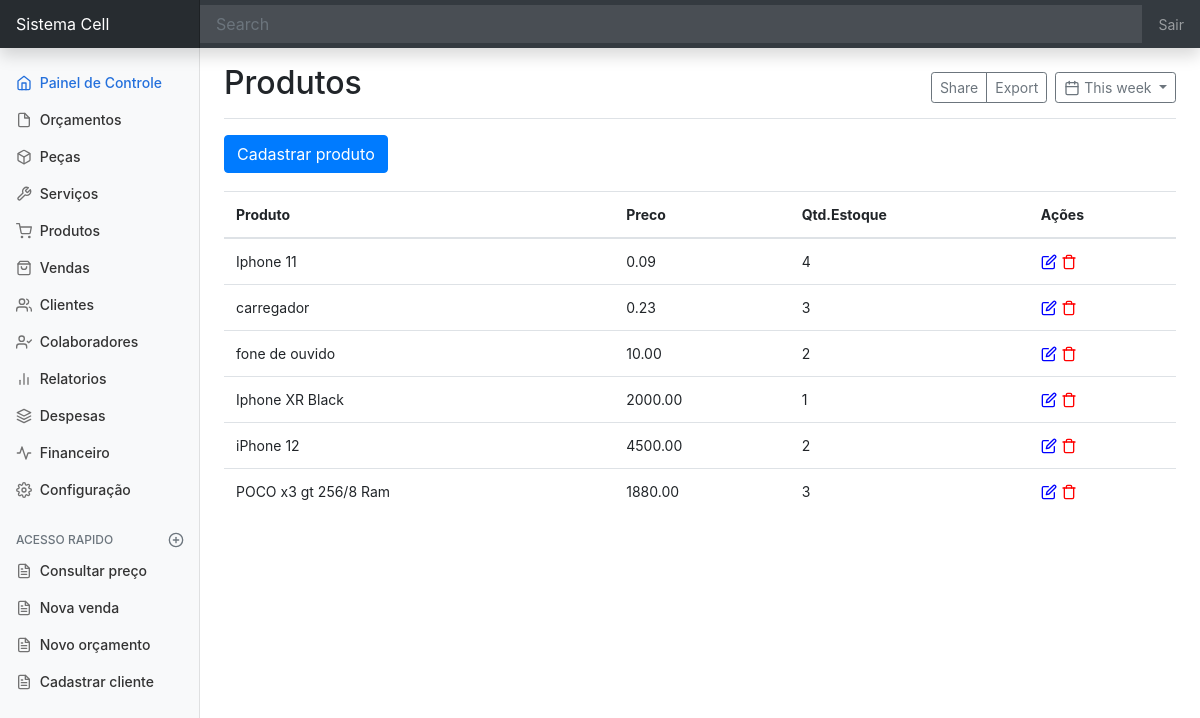
The app's page /produtos, older data.
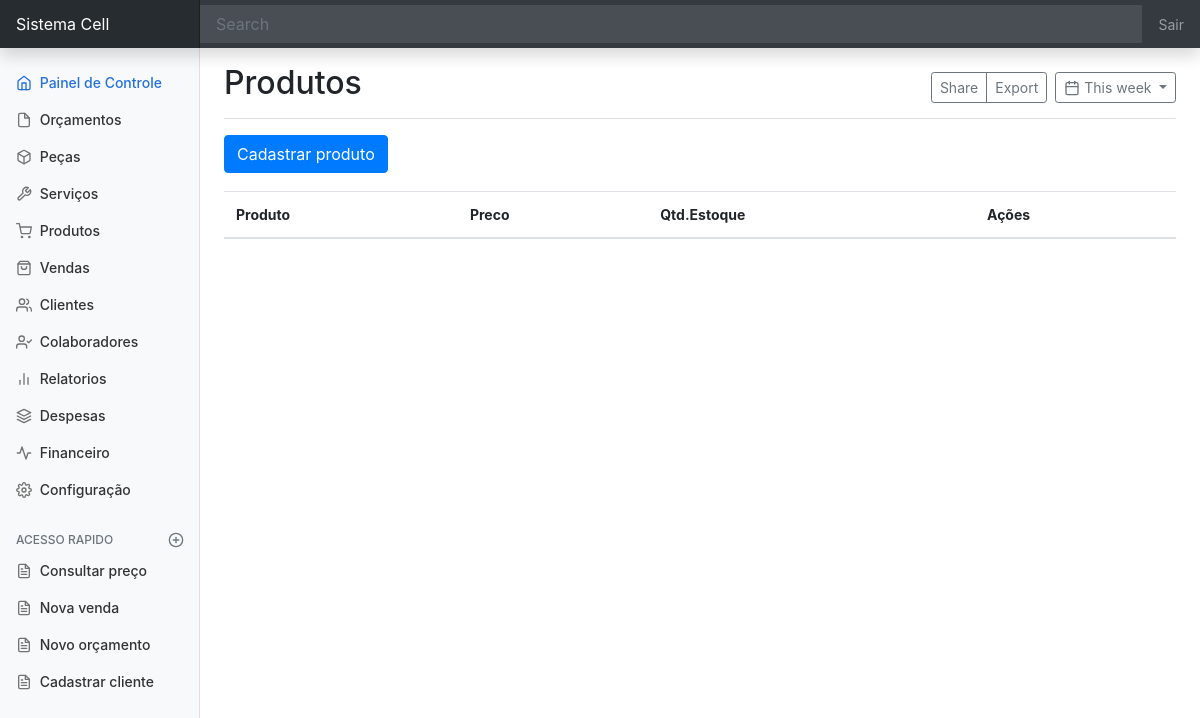
The same page, newer data.
### produto/models.py (models this page shows, shortened)
class Produto(models.Model):
    nome = models.CharField(max_length=99)
    quantidade = models.IntegerField()
    preco = models.DecimalField(max_digits=9, decimal_places=2)

### produto/views.py (the view)
# urls.py: path('produtos', ListaProduto.as_view(), name='produtos'),
class ListaProduto(ListView):
    model = Produto
    template_name = 'produto/pagina-inicial-produto.html'

### produto/templates/produto/pagina-inicial-produto.html (shortened to what this page needs)
{% extends 'dashboard/pagina-inicial.html'%}
{% block titulo %}
Produtos
{% endblock titulo %}
{% block conteudo %}
<div>
    <a
            href=""
            class="btn btn-primary"
            data-toggle="modal"
            data-target="#staticBackdrop"
            hx-get="{% url 'criar-produtos' %}"
            hx-target="#adicionar-conteudo"
            hx-swap="innerHTML"> Cadastrar produto</a>
</div>
<div style="padding-top:18px">
    <table id="tabela-produto" class="table">
        <thead>
        <tr>
            <th>Produto</th>
            <th>Preco</th>
            <th>Qtd.Estoque</th>
            <th>Ações</th>
        </tr>
        </thead>
        <tbody id="produto-Tbody">
            {% include "produto/tabela/tabela-produto.html" %}
        </tbody>
    </table>
</div>
{% endblock conteudo %}

### dashboard/templates/dashboard/pagina-inicial.html (shortened to what this page needs)
{% load static %}
<!doctype html>
<html lang="pt-br">
<head>
    <link href="{% static 'css/bootstrap.min.css' %}" rel="stylesheet">
    <link href="{% static 'css/dashboard.css' %}" rel="stylesheet">
    <link rel="stylesheet" type="text/css" href="https://cdn.datatables.net/v/bs4/dt-1.12.1/datatables.min.css"/>
    <link rel="stylesheet" href="https://cdnjs.cloudflare.com/ajax/libs/font-awesome/6.2.0/css/all.min.css"
/>
</head>
<body>
<nav class="navbar navbar-dark sticky-top bg-dark flex-md-nowrap p-0 shadow">
    <a class="navbar-brand col-md-3 col-lg-2 mr-0 px-3" href="#">Sistema Cell</a>
    <input class="form-control form-control-dark w-100" type="text" placeholder="Search" aria-label="Search">
    <ul class="navbar-nav px-3">
        <li class="nav-item text-nowrap">
            <a class="nav-link" href="#">Sair</a>
        </li>
    </ul>
</nav>
<div class="container-fluid">
    <div class="row">
        <nav id="sidebarMenu" class="col-md-3 col-lg-2 d-md-block bg-light sidebar collapse">
            <div class="sidebar-sticky pt-3">
                <ul class="nav flex-column">
                    <li class="nav-item">
                        <a class="nav-link active" href="{% url 'inicio' %}">
                            <span data-feather="home"></span>
                            Painel de Controle <span class="sr-only">(current)</span>
                        </a>
                    </li>
                    <li class="nav-item">
                        <a class="nav-link" href="{% url 'orcamento' %}">
                            <span data-feather="file"></span>
                            Orçamentos
                        </a>
                    </li>
                    <li class="nav-item">
                        <a class="nav-link" href="{% url 'pecas' %}">
                            <span data-feather="box"></span>
                            Peças
                        </a>
                    </li>
                    <li class="nav-item">
                        <a class="nav-link" href="{% url 'servicos' %}">
                            <span data-feather="tool"></span>
                            Serviços
                        </a>
                    </li>
                    <li class="nav-item">
                        <a class="nav-link" href="{% url 'produtos' %}">
                            <span data-feather="shopping-cart"></span>
                            Produtos
                        </a>
                    </li>
                    <li class="nav-item">
                        <a class="nav-link" href="{% url 'sale'  %}">
                            <span data-feather="shopping-bag"></span>
                            Vendas
                        </a>
                    </li>
                    <li class="nav-item">
                        <a class="nav-link" href="{% url 'cliente' %}">
                            <span data-feather="users"></span>
                            Clientes
                        </a>
                    <li class="nav-item">
                        <a class="nav-link" href="{% url 'colaborador' %}">
                            <span data-feather="user-check"></span>
                            Colaboradores
                        </a>
                    </li>
                    <li class="nav-item">
                        <a class="nav-link" href="{% url 'relatorio' %}">
                            <span data-feather="bar-chart-2"></span>
                            Relatorios
                        </a>
                    </li>
                    <li class="nav-item">
                        <a class="nav-link" href="{% url 'despesa' %}">
                            <span data-feather="layers"></span>
                            Despesas
                        </a>
                    </li>
                    <li class="nav-item">
                        <a class="nav-link" href="{% url 'financeiro' %}">
                            <span data-feather="activity"></span>
                            Financeiro
                        </a>
                    </li>
                    <li class="nav-item">
                        <a class="nav-link" href="{% url 'configuracao' %}">
                            <span data-feather="settings"></span>
                            Configuração
                        </a>
                    </li>
                </ul>
                <h6 class="sidebar-heading d-flex justify-content-between align-items-center px-3 mt-4 mb-1 text-muted">
                    <span>ACESSO RAPIDO</span>
                    <a class="d-flex align-items-center text-muted" href="#" aria-label="Add a new report">
                        <span data-feather="plus-circle"></span>
                    </a>
                </h6>
                <ul class="nav flex-column mb-2">
                    <li class="nav-item">
                        <a class="nav-link" href="#">
                            <span data-feather="file-text"></span>
                            Consultar preço
                        </a>
                    </li>
                    <li class="nav-item">
                        <a class="nav-link" data-toggle="modal"
                           data-target="#staticBackdrop"
                           hx-get="{% url 'vendas' %}"
                           hx-target="#addConteudo"
                           hx-swap="innerHTML">
                            <span data-feather="file-text"></span>
                            Nova venda
                        </a>
                    </li>
                    <li class="nav-item">
                        <a class="nav-link" href="#">
                            <span data-feather="file-text"></span>
                            Novo orçamento
                        </a>
                    </li>
                    <li class="nav-item">
                        <a class="nav-link" href="#">
                            <span data-feather="file-text"></span>
                            Cadastrar cliente
                        </a>
                    </li>
                </ul>
            </div>
        </nav>
        <main role="main" class="col-md-9 ml-sm-auto col-lg-10 px-md-4">
            <div class="d-flex justify-content-between flex-wrap flex-md-nowrap align-items-center pt-3 pb-2 mb-3 border-bottom">
                <h1 class="h2">{% block titulo %}Painel de controle{% endblock titulo %}</h1>
                <div class="btn-toolbar mb-2 mb-md-0">
                    <div class="btn-group mr-2">
                        <button type="button" class="btn btn-sm btn-outline-secondary">Share</button>
                        <button type="button" class="btn btn-sm btn-outline-secondary">Export</button>
                    </div>
                    <button type="button" class="btn btn-sm btn-outline-secondary dropdown-toggle">
                        <span data-feather="calendar"></span>
                        This week
                    </button>
                </div>
            </div>
            {% block conteudo %}
            {% endblock conteudo %}
        </main>
    </div>
</div>
</body>
</html>

### produto/templates/produto/tabela/tabela-produto.html
{% for object in object_list %}
    {% include 'produto/tabela/linhas-tabela-produto.html' %}
{% endfor %}

### produto/templates/produto/tabela/linhas-tabela-produto.html (shortened to what this page needs)
<tr id="trProduto{{ object.pk }}">
    <td>{{ object.nome }}</td>
    <td>{{ object.preco|default:'---' }}</td>
    <td>{{ object.quantidade }}</td>
    <td>
        <span data-feather="edit"
              style="color: blue;"
              data-toggle="modal"
              data-target="#staticBackdrop"
              hx-get="{% url 'editar-produtos' object.pk %}"
              hx-target="#adicionar-conteudo"></i>
        </span>
        <span
            data-feather="trash"
            style="color:red;"
            hx-get="{% url 'apagar-produtos' object.pk %}"
            hx-confirm="Deseja mesmo apagar {{ object.nome }} ?"
            hx-target="closest tr"
            hx-swap="outerHTML swap:300ms">
        </span>
    </td>
</tr>

### static/css/dashboard.css (style rules this page uses)
body { font-size: .875rem; }
.feather { width: 16px; height: 16px; vertical-align: text-bottom; }
.sidebar { position: fixed; top: 0; bottom: 0; left: 0; z-index: 100; padding: 48px 0 0; box-shadow: inset -1px 0 0 rgba(0, 0, 0, .1); }
.sidebar-sticky { position: relative; top: 0; height: calc(100vh - 48px); padding-top: .5rem; overflow-x: hidden; overflow-y: auto; }
.sidebar .nav-link { font-weight: 500; color: #333; }
.sidebar .nav-link .feather { margin-right: 4px; color: #727272; }
.sidebar .nav-link.active { color: #2470dc; }
.sidebar .nav-link:hover .feather, .sidebar .nav-link.active .feather { color: inherit; }
.sidebar-heading { font-size: .75rem; text-transform: uppercase; }
.navbar-brand { padding-top: .75rem; padding-bottom: .75rem; font-size: 1rem; background-color: rgba(0, 0, 0, .25); box-shadow: inset -1px 0 0 rgba(0, 0, 0, .25); }
.navbar .form-control { padding: .75rem 1rem; border-width: 0; border-radius: 0; }
.form-control-dark { color: #fff; background-color: rgba(255, 255, 255, .1); border-color: rgba(255, 255, 255, .1); }

Row changes from the older to the newer data that the page shows:
removed Produto: nome "Iphone 11", preco "0.09", quantidade "4"
removed Produto: nome "carregador", preco "0.23", quantidade "3"
removed Produto: nome "fone de ouvido", preco "10.00", quantidade "2"
removed Produto: nome "Iphone XR Black", preco "2000.00", quantidade "1"
removed Produto: nome "iPhone 12", preco "4500.00", quantidade "2"
removed Produto: nome "POCO x3 gt 256/8 Ram", preco "1880.00", quantidade "3"
